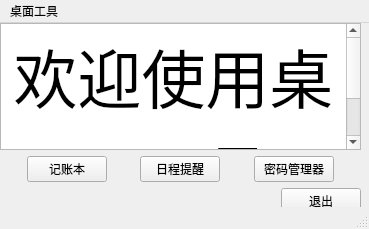
<?xml version="1.0" encoding="UTF-8"?>
<ui version="4.0">
 <class>MainWindow</class>
 <widget class="QMainWindow" name="MainWindow">
  <property name="geometry">
   <rect>
    <x>0</x>
    <y>0</y>
    <width>369</width>
    <height>229</height>
   </rect>
  </property>
  <property name="windowTitle">
   <string>MainWindow</string>
  </property>
  <widget class="QWidget" name="centralwidget">
   <widget class="QWidget" name="verticalLayoutWidget">
    <property name="geometry">
     <rect>
      <x>0</x>
      <y>0</y>
      <width>361</width>
      <height>191</height>
     </rect>
    </property>
    <layout class="QVBoxLayout" name="verticalLayout">
     <item>
      <widget class="QTextEdit" name="textEdit">
       <property name="html">
        <string>&lt;!DOCTYPE HTML PUBLIC &quot;-//W3C//DTD HTML 4.0//EN&quot; &quot;http://www.w3.org/TR/REC-html40/strict.dtd&quot;&gt;
&lt;html&gt;&lt;head&gt;&lt;meta name=&quot;qrichtext&quot; content=&quot;1&quot; /&gt;&lt;meta charset=&quot;utf-8&quot; /&gt;&lt;style type=&quot;text/css&quot;&gt;
p, li { white-space: pre-wrap; }
hr { height: 1px; border-width: 0; }
li.unchecked::marker { content: &quot;\2610&quot;; }
li.checked::marker { content: &quot;\2612&quot;; }
&lt;/style&gt;&lt;/head&gt;&lt;body style=&quot; font-family:'Microsoft YaHei UI'; font-size:9pt; font-weight:400; font-style:normal;&quot;&gt;
&lt;p align=&quot;center&quot; style=&quot; margin-top:0px; margin-bottom:0px; margin-left:0px; margin-right:0px; -qt-block-indent:0; text-indent:0px;&quot;&gt;&lt;span style=&quot; font-size:48pt;&quot;&gt;欢迎使用桌面工具&lt;/span&gt;&lt;/p&gt;&lt;/body&gt;&lt;/html&gt;</string>
       </property>
      </widget>
     </item>
     <item>
      <layout class="QHBoxLayout" name="horizontalLayout">
       <item>
        <spacer name="horizontalSpacer_4">
         <property name="orientation">
          <enum>Qt::Orientation::Horizontal</enum>
         </property>
         <property name="sizeHint" stdset="0">
          <size>
           <width>40</width>
           <height>20</height>
          </size>
         </property>
        </spacer>
       </item>
       <item>
        <widget class="QPushButton" name="pushButton_2">
         <property name="minimumSize">
          <size>
           <width>80</width>
           <height>0</height>
          </size>
         </property>
         <property name="text">
          <string>记账本</string>
         </property>
        </widget>
       </item>
       <item>
        <spacer name="horizontalSpacer">
         <property name="orientation">
          <enum>Qt::Orientation::Horizontal</enum>
         </property>
         <property name="sizeHint" stdset="0">
          <size>
           <width>40</width>
           <height>20</height>
          </size>
         </property>
        </spacer>
       </item>
       <item>
        <widget class="QPushButton" name="pushButton">
         <property name="minimumSize">
          <size>
           <width>0</width>
           <height>18</height>
          </size>
         </property>
         <property name="text">
          <string>日程提醒</string>
         </property>
        </widget>
       </item>
       <item>
        <spacer name="horizontalSpacer_2">
         <property name="orientation">
          <enum>Qt::Orientation::Horizontal</enum>
         </property>
         <property name="sizeHint" stdset="0">
          <size>
           <width>40</width>
           <height>20</height>
          </size>
         </property>
        </spacer>
       </item>
       <item>
        <widget class="QPushButton" name="pushButton_3">
         <property name="text">
          <string>密码管理器</string>
         </property>
        </widget>
       </item>
       <item>
        <spacer name="horizontalSpacer_3">
         <property name="orientation">
          <enum>Qt::Orientation::Horizontal</enum>
         </property>
         <property name="sizeHint" stdset="0">
          <size>
           <width>40</width>
           <height>20</height>
          </size>
         </property>
        </spacer>
       </item>
      </layout>
     </item>
     <item>
      <layout class="QHBoxLayout" name="horizontalLayout_2">
       <item>
        <spacer name="horizontalSpacer_5">
         <property name="orientation">
          <enum>Qt::Orientation::Horizontal</enum>
         </property>
         <property name="sizeHint" stdset="0">
          <size>
           <width>40</width>
           <height>20</height>
          </size>
         </property>
        </spacer>
       </item>
       <item>
        <widget class="QPushButton" name="pushButton_4">
         <property name="text">
          <string>退出</string>
         </property>
        </widget>
       </item>
      </layout>
     </item>
    </layout>
   </widget>
  </widget>
  <widget class="QStatusBar" name="statusbar"/>
  <widget class="QMenuBar" name="menubar">
   <property name="geometry">
    <rect>
     <x>0</x>
     <y>0</y>
     <width>369</width>
     <height>17</height>
    </rect>
   </property>
   <widget class="QMenu" name="menu">
    <property name="title">
     <string>桌面工具</string>
    </property>
   </widget>
   <addaction name="menu"/>
  </widget>
 </widget>
 <resources/>
 <connections/>
</ui>
